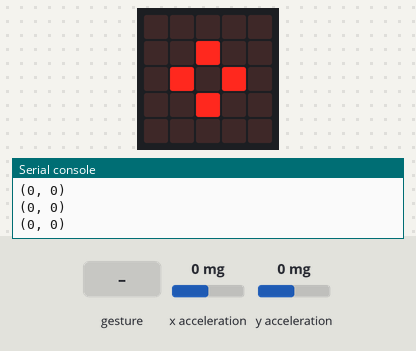
The program below on a simulated BBC micro:bit running MicroPython. On the bench: the board's 5×5 LED display, the last lines printed to the serial console. The inputs (shaded band) are chosen by the test bench; at power-on: y acceleration 0 mg, x acceleration 0 mg. A tilt is held for 1.5 s and a shake lasts 1 s, then the board lies face up again.

Above: at 1.2 s.
1.3 s: gesture 'shake'
At 1.71 s:
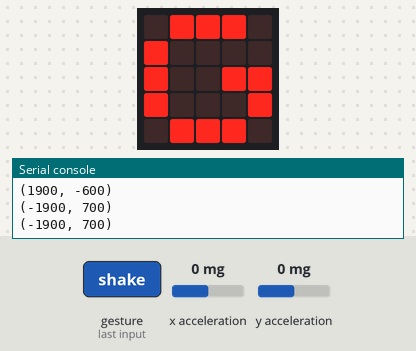
3.5 s: y acceleration set to -1440 mg
At 4.3 s:
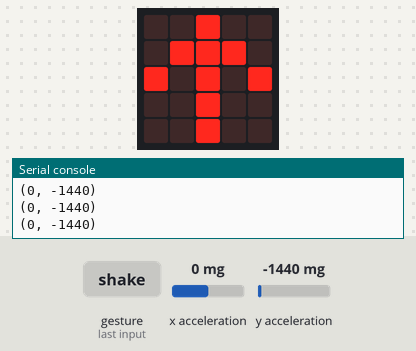
5.0 s: y acceleration set to 750 mg
At 5.9 s:
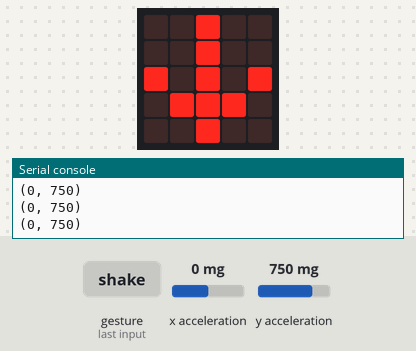
6.5 s: x acceleration set to -1440 mg
At 7.4 s:
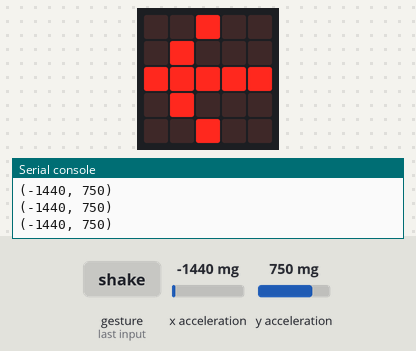
8.0 s: x acceleration set to 0 mg
At 9.0 s:
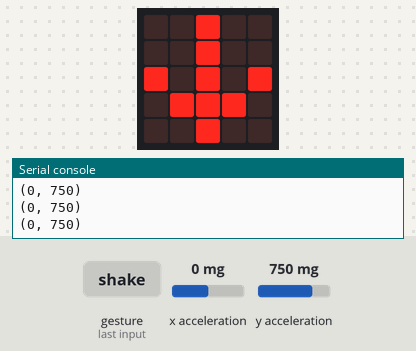
Timing chart, 0 to 10.5 s (numbered marks = the images above; inputs shaded):
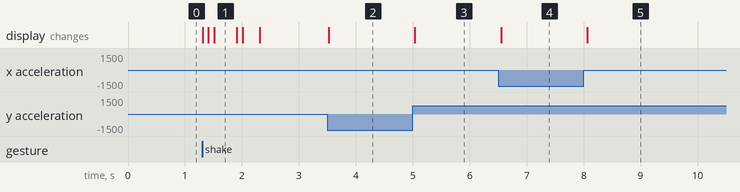

The program:

02_inclinacio.py
```python
# SA5 - 02_inclinacio.py
# L'accelerometre com a GEST del comandament del brac.
# Inclina la placa: la pantalla mostra la fletxa de cap on es mouria el brac.
# Sacseja-la: mostra una G (el gest de "gravar un punt" de la SA6).
# Obre el grafic (Show data / Plotter) per veure x i y en directe.
# Quan: S2 - modelatge

from microbit import *

LLINDAR = 300    # inclinacio minima perque compti (sota d'aixo: placa plana)

while True:
    x = accelerometer.get_x()
    y = accelerometer.get_y()
    print((x, y))              # una tupla: el Plotter en dibuixa dues linies

    if accelerometer.was_gesture("shake"):
        display.show("G")
        sleep(300)
    elif x > LLINDAR:
        display.show(Image.ARROW_E)    # dreta: la base giraria
    elif x < -LLINDAR:
        display.show(Image.ARROW_W)    # esquerra
    elif y < -LLINDAR:
        display.show(Image.ARROW_N)    # endavant: el servo dret
    elif y > LLINDAR:
        display.show(Image.ARROW_S)    # enrere
    else:
        display.show(Image.DIAMOND_SMALL)   # plana: quiet

    sleep(100)
```

Measured:
- after the input at 1.3 s, the display: first changes at once (image 1 shows a later state)
- after the input at 3.5 s, the display: changes at once (image 2)
- after the input at 5.0 s, the display: changes at once (image 3)
- after the input at 6.5 s, the display: changes after 0.05 s (image 4)
- after the input at 8.0 s, the display: changes after 0.06 s (image 5)
- what the display in image 1 shows lasts 0.4 s, from 1.5 s to 1.9 s
